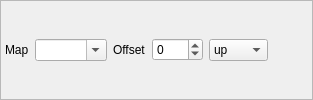
                <widget class="QFrame" name="horizontalFrame2">
                 <property name="sizePolicy">
                  <sizepolicy hsizetype="Expanding" vsizetype="Fixed">
                   <horstretch>0</horstretch>
                   <verstretch>0</verstretch>
                  </sizepolicy>
                 </property>
                 <property name="minimumSize">
                  <size>
                   <width>0</width>
                   <height>32</height>
                  </size>
                 </property>
                 <property name="frameShape">
                  <enum>QFrame::StyledPanel</enum>
                 </property>
                 <property name="frameShadow">
                  <enum>QFrame::Raised</enum>
                 </property>
                 <layout class="QHBoxLayout" name="horizontalLayout_3" stretch="0,0,0,0,0,0">
                  <property name="spacing">
                   <number>6</number>
                  </property>
                  <property name="leftMargin">
                   <number>4</number>
                  </property>
                  <property name="topMargin">
                   <number>4</number>
                  </property>
                  <property name="rightMargin">
                   <number>4</number>
                  </property>
                  <property name="bottomMargin">
                   <number>4</number>
                  </property>
                  <item>
                   <widget class="QLabel" name="label_11">
                    <property name="text">
                     <string>Map</string>
                    </property>
                   </widget>
                  </item>
                  <item>
                   <widget class="NoScrollComboBox" name="comboBox_ConnectedMap">
                    <property name="toolTip">
                     <string>&lt;html&gt;&lt;head/&gt;&lt;body&gt;&lt;p&gt;The destination map name of the connection.&lt;/p&gt;&lt;/body&gt;&lt;/html&gt;</string>
                    </property>
                    <property name="editable">
                     <bool>true</bool>
                    </property>
                   </widget>
                  </item>
                  <item>
                   <widget class="QLabel" name="label_12">
                    <property name="text">
                     <string>Offset</string>
                    </property>
                   </widget>
                  </item>
                  <item>
                   <widget class="QSpinBox" name="spinBox_ConnectionOffset">
                    <property name="toolTip">
                     <string>&lt;html&gt;&lt;head/&gt;&lt;body&gt;&lt;p&gt;The number of metatiles to offset the connection.&lt;/p&gt;&lt;/body&gt;&lt;/html&gt;</string>
                    </property>
                    <property name="minimum">
                     <number>-999</number>
                    </property>
                    <property name="maximum">
                     <number>999</number>
                    </property>
                   </widget>
                  </item>
                  <item>
                   <widget class="NoScrollComboBox" name="comboBox_ConnectionDirection">
                    <property name="toolTip">
                     <string>&lt;html&gt;&lt;head/&gt;&lt;body&gt;&lt;p&gt;The direction of the connection.&lt;/p&gt;&lt;/body&gt;&lt;/html&gt;</string>
                    </property>
                    <item>
                     <property name="text">
                      <string>up</string>
                     </property>
                    </item>
                    <item>
                     <property name="text">
                      <string>right</string>
                     </property>
                    </item>
                    <item>
                     <property name="text">
                      <string>down</string>
                     </property>
                    </item>
                    <item>
                     <property name="text">
                      <string>left</string>
                     </property>
                    </item>
                   </widget>
                  </item>
                  <item>
                   <spacer name="horizontalSpacer_6">
                    <property name="orientation">
                     <enum>Qt::Horizontal</enum>
                    </property>
                    <property name="sizeHint" stdset="0">
                     <size>
                      <width>40</width>
                      <height>20</height>
                     </size>
                    </property>
                   </spacer>
                  </item>
                 </layout>
                </widget>
